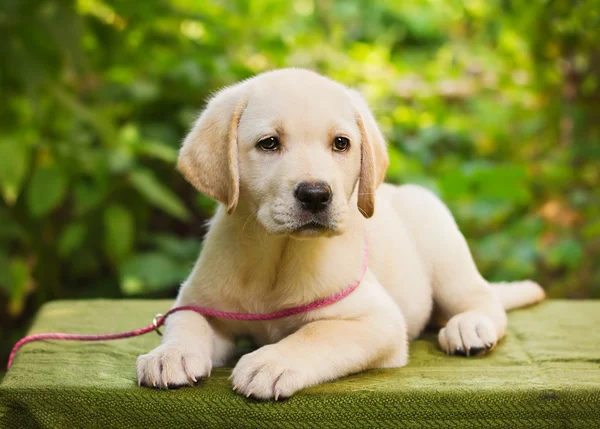
#> input picture Photos/Dog.jpg, 600 x 429 px, found by its file name
$ python colorspaces.py
#> lines starting #> are read from the running program, lines starting #| are printed output that depends on the picture
import cv2 as cv
import numpy as np


img=cv.imread("Photos/Dog.jpg")
#> img is the input picture: shape (429, 600, 3); mean B, G, R 71.4, 136.1, 133.3
blank=np.zeros(img.shape[:2],dtype='uint8')

# BGR to HSV
hsv=cv.cvtColor(img,cv.COLOR_BGR2HSV)
#> hsv: shape (429, 600, 3); mean H, S, V 30.2, 149.9, 143.2
#cv.imshow("HSV",hsv)

# BGR to LAB
lab=cv.cvtColor(img,cv.COLOR_BGR2LAB)
#> lab: shape (429, 600, 3); mean of channels 0, 1, 2 139.3, 118, 160.5
#cv.imshow("Lab",lab)

# Color Channels
b,g,r=cv.split(img)
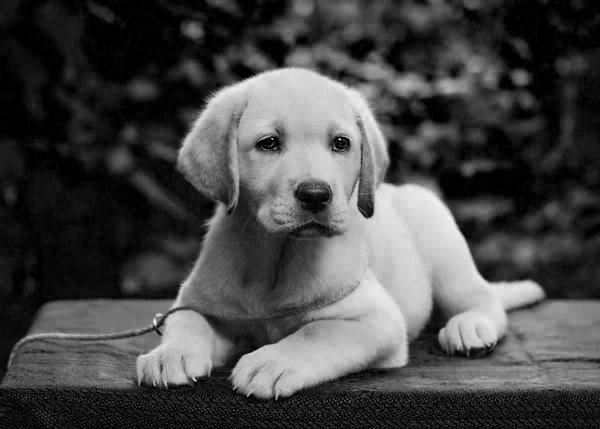
#> b: shape (429, 600); min 0, max 247, mean 71.4
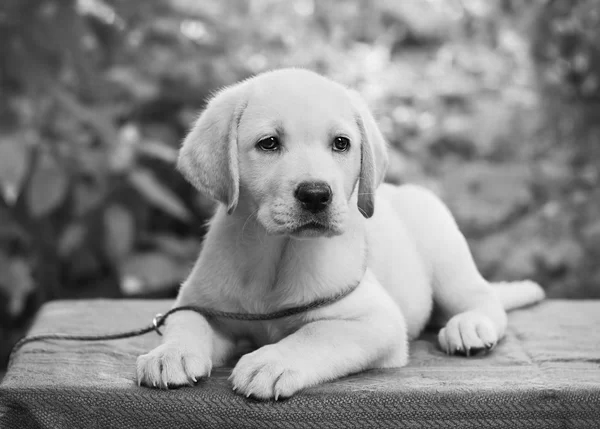
#> g: shape (429, 600); min 0, max 255, mean 136.1
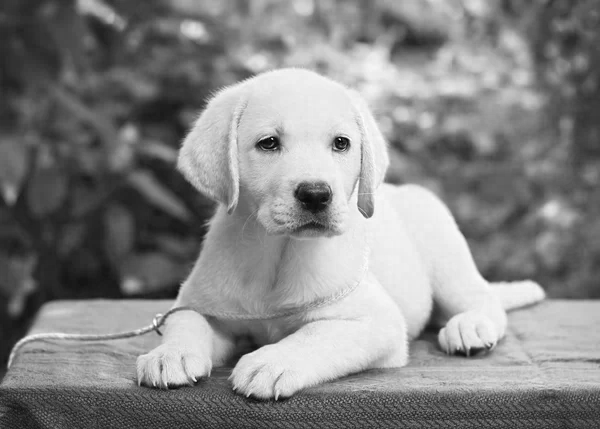
#> r: shape (429, 600); min 1, max 255, mean 133.3
print(img.shape)
#| (429, 600, 3)
print(b.shape)
#| (429, 600)
print(g.shape)
#| (429, 600)
print(r.shape)
#| (429, 600)

merged=cv.merge([b,g,r])
blue=cv.merge([b,blank,blank])
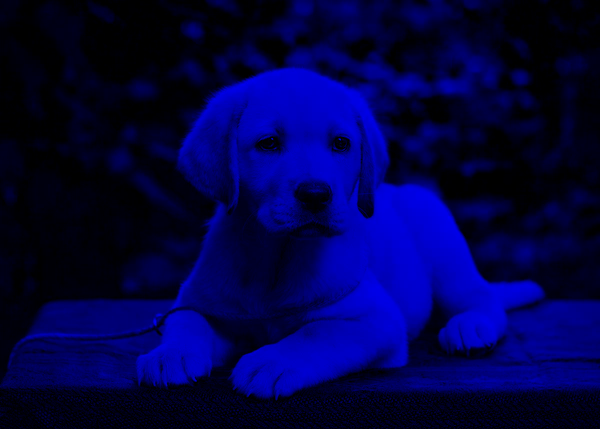
#> blue: shape (429, 600, 3); mean of channels 0, 1, 2 71.4, 0, 0; drawn as B, G, R
green=cv.merge([blank,g,blank])
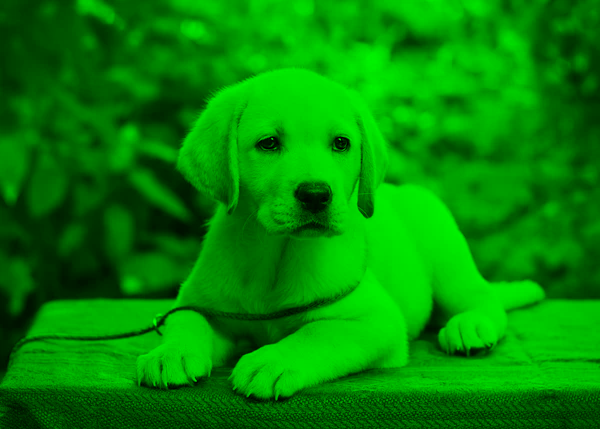
#> green: shape (429, 600, 3); mean of channels 0, 1, 2 0, 136.1, 0; drawn as B, G, R
red=cv.merge([blank,blank,r])
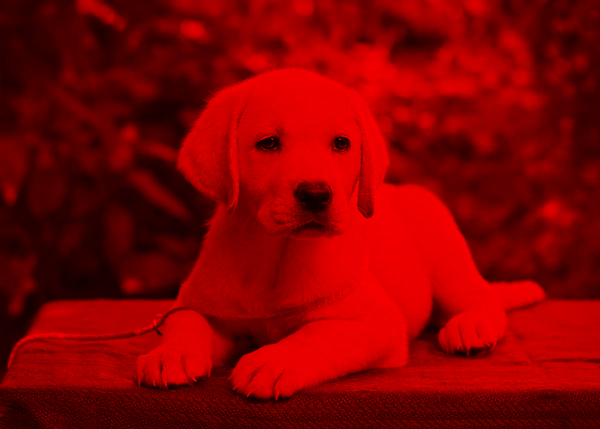
#> red: shape (429, 600, 3); mean of channels 0, 1, 2 0, 0, 133.3; drawn as B, G, R

cv.imshow("Blue",blue)
cv.imshow("Green",green)
cv.imshow("Red",red)

cv.waitKey(0)
